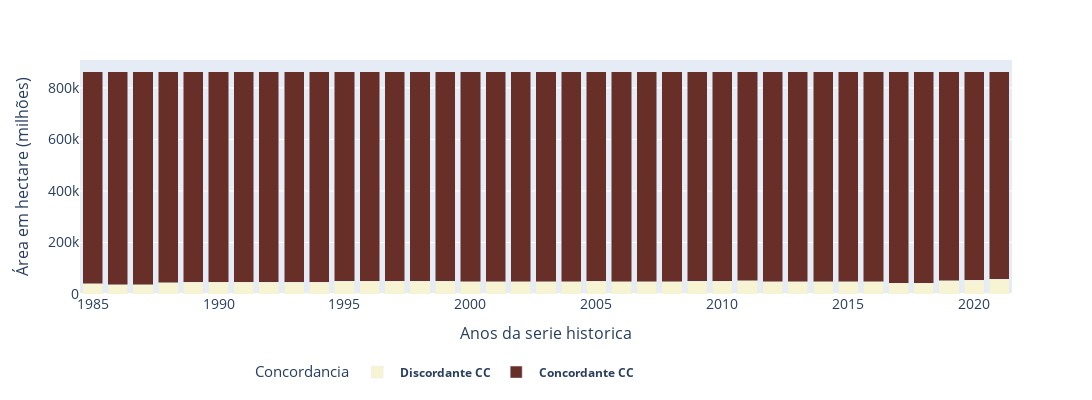

The code cell stored with this chart in its notebook:
### Code cell
dfCompCol8 = pd.read_csv(PathColseInt_8)
dfCompCol8 = dfCompCol8.drop(['system:index','.geo', 'territory'], axis=1)
print("columnas dfTable" , dfCompCol8.columns)
print(dfCompCol8.head())
#lstDF.append(df_tmp)
#os.remove(npath)
print(" =========================================")
dfGroup = dfCompCol8.groupby(['class', 'year'])['area'].sum().reset_index()
print("agrupando por classe temos " , dfGroup.shape)
dfGroup['class'] = dfGroup['class'].astype(str)
dfGroup['name_class'] = dfGroup['class']
dfGroup['name_class'].replace(dict_nameIncid, inplace=True)
print(" ",dfGroup.head())

nomeLegend = "Concordancia"
namePlot = "Serie temporal de áreas de concordancia entre FINAL e INTEGRAÇÂO"
plot_Serie_areasEstaveis(dfGroup, namePlot, dict_CColor_col8, nomeLegend)

### Figure 1 — Plotly figure (JSON) as saved in the notebook; plotly's stock layout.template omitted (floating-point values rounded to 4 significant figures)
{"data": [{"alignmentgroup": "True", "hovertemplate": "name_class=<b> Discordante CC</b><br>year=%{x}<br>area=%{y}<extra></extra>", "legendgroup": "<b> Discordante CC</b>", "marker": {"color": "#f6f4d2", "pattern": {"shape": ""}}, "name": "<b> Discordante CC</b>", "offsetgroup": "<b> Discordante CC</b>", "orientation": "v", "showlegend": true, "textposition": "auto", "type": "bar", "x": [1985, 1986, 1987, 1988, 1989, 1990, 1991, 1992, 1993, 1994, 1995, 1996, 1997, 1998, 1999, 2000, 2001, 2002, 2003, 2004, 2005, 2006, 2007, 2008, 2009, 2010, 2011, 2012, 2013, 2014, 2015, 2016, 2017, 2018, 2019, 2020, 2021], "xaxis": "x", "y": [38940.0, 35580.0, 36690.0, 44500.0, 46280.0, 45430.0, 46210.0, 46000.0, 46530.0, 46380.0, 48810.0, 49910.0, 48940.0, 49660.0, 49670.0, 47850.0, 47800.0, 47750.0, 47630.0, 48460.0, 48680.0, 47850.0, 47950.0, 47010.0, 48890.0, 49340.0, 51270.0, 47000.0, 47240.0, 46980.0, 47450.0, 47220.0, 42700.0, 41920.0, 52060.0, 53680.0, 56490.0], "yaxis": "y"}, {"alignmentgroup": "True", "hovertemplate": "name_class=<b> Concordante CC</b><br>year=%{x}<br>area=%{y}<extra></extra>", "legendgroup": "<b> Concordante CC</b>", "marker": {"color": "#672f28", "pattern": {"shape": ""}}, "name": "<b> Concordante CC</b>", "offsetgroup": "<b> Concordante CC</b>", "orientation": "v", "showlegend": true, "textposition": "auto", "type": "bar", "x": [1985, 1986, 1987, 1988, 1989, 1990, 1991, 1992, 1993, 1994, 1995, 1996, 1997, 1998, 1999, 2000, 2001, 2002, 2003, 2004, 2005, 2006, 2007, 2008, 2009, 2010, 2011, 2012, 2013, 2014, 2015, 2016, 2017, 2018, 2019, 2020, 2021], "xaxis": "x", "y": [823900.0, 827300.0, 826200.0, 818300.0, 816600.0, 817400.0, 816600.0, 816800.0, 816300.0, 816500.0, 814000.0, 812900.0, 813900.0, 813200.0, 813200.0, 815000.0, 815000.0, 815100.0, 815200.0, 814400.0, 814200.0, 815000.0, 814900.0, 815800.0, 814000.0, 813500.0, 811600.0, 815900.0, 815600.0, 815900.0, 815400.0, 815600.0, 820200.0, 820900.0, 810800.0, 809200.0, 806400.0], "yaxis": "y"}], "layout": {"barmode": "stack", "height": 400, "legend": {"orientation": "h", "title": {"font": {"size": 15}, "text": "Concordancia"}, "tracegroupgap": 0, "x": 0.6, "xanchor": "right", "y": -0.4, "yanchor": "bottom"}, "margin": {"t": 60}, "width": 1100, "xaxis": {"anchor": "y", "autorange": true, "domain": [0, 1], "range": [1984.0, 2022.0], "tickfont": {"size": 14}, "title": {"font": {"size": 16}, "text": "Anos da serie historica"}, "type": "linear"}, "yaxis": {"anchor": "x", "autorange": true, "domain": [0, 1], "range": [0, 908300.0], "tickfont": {"size": 14}, "title": {"font": {"size": 16}, "text": "Área em hectare (milhões)"}, "type": "linear"}}}
